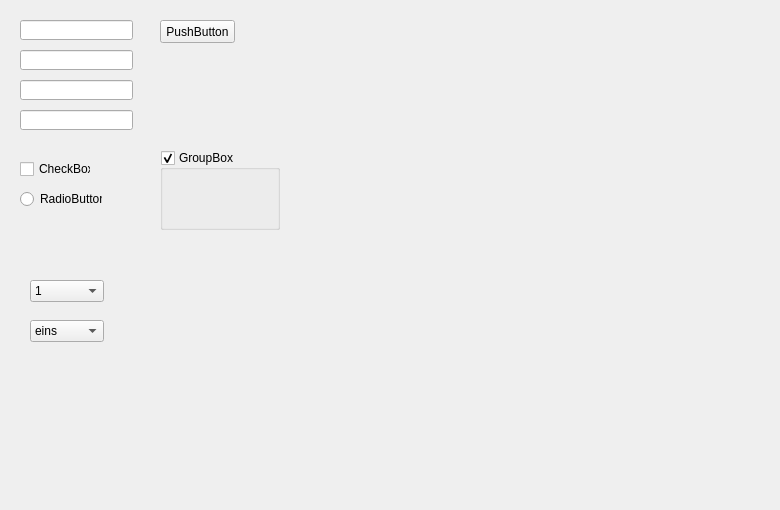
<?xml version="1.0" encoding="UTF-8"?>
<ui version="4.0">
 <class>Form</class>
 <widget class="QWidget" name="Form">
  <property name="geometry">
   <rect>
    <x>0</x>
    <y>0</y>
    <width>780</width>
    <height>510</height>
   </rect>
  </property>
  <property name="windowTitle">
   <string>Form</string>
  </property>
  <widget class="customIntegerLineEdit" name="lineEditInteger">
   <property name="geometry">
    <rect>
     <x>20</x>
     <y>20</y>
     <width>113</width>
     <height>20</height>
    </rect>
   </property>
  </widget>
  <widget class="QPushButton" name="pushButton">
   <property name="geometry">
    <rect>
     <x>160</x>
     <y>20</y>
     <width>75</width>
     <height>23</height>
    </rect>
   </property>
   <property name="text">
    <string>PushButton</string>
   </property>
  </widget>
  <widget class="customFloatLineEdit" name="lineEditFloat">
   <property name="geometry">
    <rect>
     <x>20</x>
     <y>50</y>
     <width>113</width>
     <height>20</height>
    </rect>
   </property>
  </widget>
  <widget class="customStringLineEdit" name="lineEditNormal">
   <property name="geometry">
    <rect>
     <x>20</x>
     <y>80</y>
     <width>113</width>
     <height>20</height>
    </rect>
   </property>
  </widget>
  <widget class="customListLineEdit" name="lineEditList">
   <property name="geometry">
    <rect>
     <x>20</x>
     <y>110</y>
     <width>113</width>
     <height>20</height>
    </rect>
   </property>
  </widget>
  <widget class="QCheckBox" name="checkBoxTestCheck">
   <property name="geometry">
    <rect>
     <x>20</x>
     <y>160</y>
     <width>71</width>
     <height>18</height>
    </rect>
   </property>
   <property name="text">
    <string>CheckBox</string>
   </property>
  </widget>
  <widget class="QGroupBox" name="groupBoxTestGroup">
   <property name="geometry">
    <rect>
     <x>160</x>
     <y>150</y>
     <width>120</width>
     <height>80</height>
    </rect>
   </property>
   <property name="title">
    <string>GroupBox</string>
   </property>
   <property name="checkable">
    <bool>true</bool>
   </property>
  </widget>
  <widget class="QRadioButton" name="radioButtonTestRadio">
   <property name="geometry">
    <rect>
     <x>20</x>
     <y>190</y>
     <width>82</width>
     <height>18</height>
    </rect>
   </property>
   <property name="text">
    <string>RadioButton</string>
   </property>
  </widget>
  <widget class="customIntegerComboBox" name="comboBoxIntegerBox">
   <property name="geometry">
    <rect>
     <x>30</x>
     <y>280</y>
     <width>74</width>
     <height>22</height>
    </rect>
   </property>
   <item>
    <property name="text">
     <string>1</string>
    </property>
   </item>
   <item>
    <property name="text">
     <string>99</string>
    </property>
   </item>
   <item>
    <property name="text">
     <string>156</string>
    </property>
   </item>
  </widget>
  <widget class="QComboBox" name="comboBoxStringBox">
   <property name="geometry">
    <rect>
     <x>30</x>
     <y>320</y>
     <width>74</width>
     <height>22</height>
    </rect>
   </property>
   <item>
    <property name="text">
     <string>eins</string>
    </property>
   </item>
   <item>
    <property name="text">
     <string>sieben</string>
    </property>
   </item>
   <item>
    <property name="text">
     <string>zehn</string>
    </property>
   </item>
  </widget>
 </widget>
 <customwidgets>
  <customwidget>
   <class>customFloatLineEdit</class>
   <extends>QLineEdit</extends>
   <header>functions/customGuiElements.h</header>
  </customwidget>
  <customwidget>
   <class>customIntegerLineEdit</class>
   <extends>QLineEdit</extends>
   <header>functions/customGuiElements.h</header>
  </customwidget>
  <customwidget>
   <class>customListLineEdit</class>
   <extends>QLineEdit</extends>
   <header>functions/customGuiElements.h</header>
  </customwidget>
  <customwidget>
   <class>customIntegerComboBox</class>
   <extends>QComboBox</extends>
   <header>functions/customGuiElements.h</header>
  </customwidget>
  <customwidget>
   <class>customStringLineEdit</class>
   <extends>QLineEdit</extends>
   <header>functions/customGuiElements.h</header>
  </customwidget>
 </customwidgets>
 <resources/>
 <connections/>
</ui>
